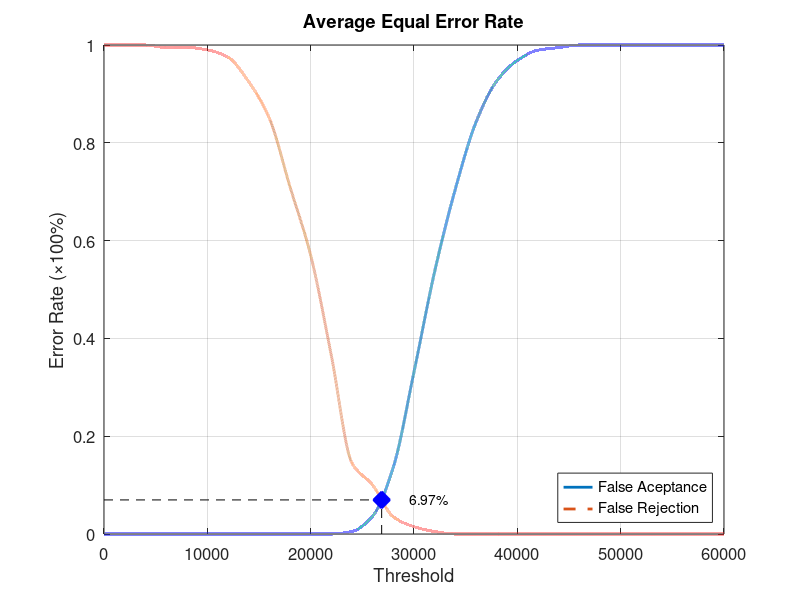
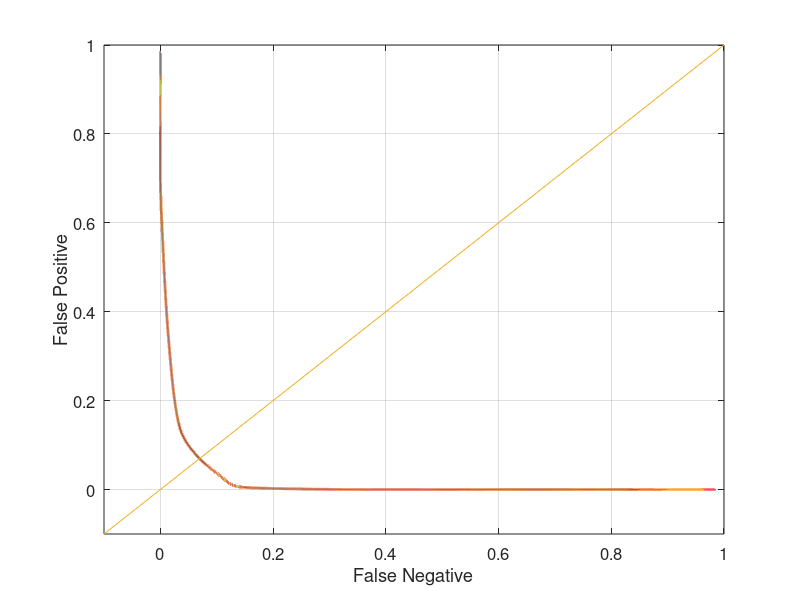

These figures' MATLAB source, in order:
function yEER = Database5_4
close all;
clear;
clc;
x = 0:2000:60000;
xq = 0:0.5:60000;

y0 = [0 0 0 0 0 0 0 0 0 0 0 0 0.00526316 0.0368421 0.136842 0.331579 0.536842 0.705263 0.842105 0.926316 0.968421 0.989474 0.994737 1 1 1 1 1 1 1 1];
yy0 = interp1(x, y0, xq, 'pchip');
y1 = [1 1 1 0.995 0.995 0.99 0.975 0.925 0.85 0.71 0.57 0.365 0.145 0.1 0.035 0.015 0.005 0 0 0 0 0 0 0 0 0 0 0 0 0 0];
yy1 = interp1(x, y1, xq, 'pchip');

% Calculating EER: 
y2 = abs(y0 - y1);
find(y2 == min(y2))
yy2 = abs(yy0 - yy1);
xEER = find(yy2 == min(yy2));
xEERIndex = xq(xEER) % X-axis EER
yEER = yy0(xEER) % Y-axis EER

main = figure
plot(xq, yy0,'-','LineWidth', 2);	hold on
plot(xq, yy1,'--','LineWidth', 2);	hold on
plot([xEERIndex xEERIndex], [0 yEER], 'k--');	hold on
plot([0 xEERIndex], [yEER yEER], 'k--');	hold on
plot(xEERIndex, yEER, 'bx', 'LineWidth', 10);	hold on
text(xEERIndex + 10 * xEERIndex / 100, yEER, [num2str(round((10000 * yEER)) / 100) '%'])
legend('False Aceptance', 'False Rejection', 'Location', 'SouthEast')
xlabel('Threshold')
ylabel('Error Rate (\times100%)')
title('Average Equal Error Rate')
set(gca, 'FontSize', 12)
axis([0 60000 0 1])
grid on

print(main, 'Database5_4Main', '-dpng');
FNRxFPR = figure('Color', [1 1 1]);
plot(yy1, yy0, '-', yy1, yy0, 'LineWidth', 2);
hold on
y = -0.1:0.1:1
plot(y, y); 
set(gca, 'FontSize', 12)
xlabel('False Negative')
ylabel('False Positive')
axis([-0.1 1 -0.1 1])
set(gca, 'FontSize', 12)
grid on

print(FNRxFPR, 'Database5_4FNRxFPR','-dpng');
end
